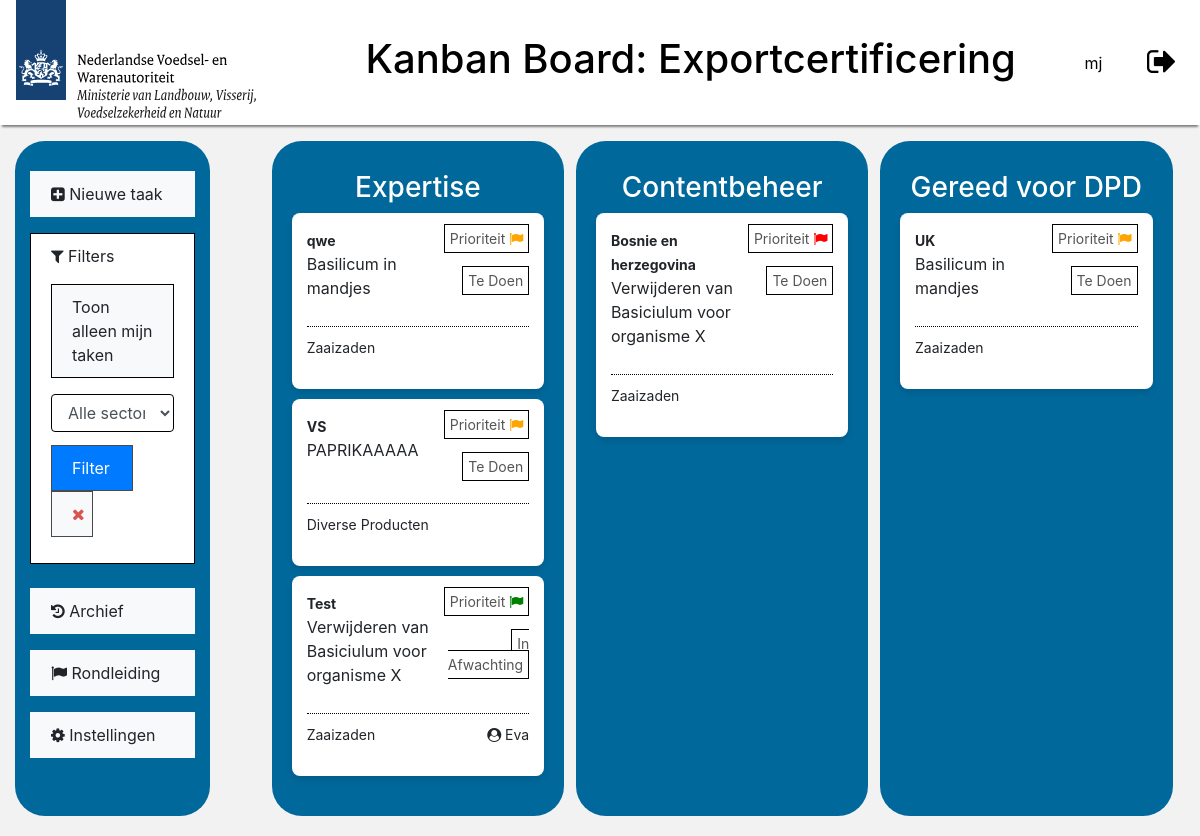
The app's page / (signed in) with its own data.
### tasks/models.py (models this page shows, shortened)
class Task(models.Model):
    description = models.CharField(
        max_length=255,
        blank=False,
        null=False,
    )
    country = models.CharField(max_length=100, default="")
    sector = models.CharField(
        max_length=40,
        choices=SectorChoices.choices,
        default=SectorChoices.ZAAIZADEN
    )
    status = models.CharField(
        max_length=15,
        choices=TaskStatus.choices,
        default=TaskStatus.TODO
    )
    column = models.CharField(
        max_length=20,
        choices=ColumnStatus.choices,
        default=ColumnStatus.EXPERTISE
    )
    assigned_employee = models.ForeignKey(
        User,
        on_delete=models.SET_NULL,
        null=True,
        blank=True,
        related_name='assigned_tasks'
    )
    priority = models.CharField(
        max_length=10,
        choices=PriorityChoices.choices,
        default=PriorityChoices.MEDIUM
    )
    source = models.TextField(blank=True)
    coverages = models.TextField(blank=True)
    created_at = models.DateTimeField(auto_now_add=True)
    archived = models.BooleanField(default=False)
    date_archived = models.DateTimeField(
        blank=True,
        null=True,
    )
    file = models.FileField(upload_to='task_files/', blank=True, null=True)
    notes = models.TextField(
        blank=True,
        help_text="Additional notes or details about the task."
    )

### tasks/views.py (the view)
# urls.py: path('', kanban_board, name='kanban_board')
@login_required
def kanban_board(request):
    sector_filter = request.GET.get('sector')
    my_tasks_only = request.GET.get('my_tasks', False)
    base_query = Task.objects.filter(archived=False)
    if sector_filter:
        base_query = base_query.filter(sector=sector_filter)
    if my_tasks_only == 'true':
        base_query = base_query.filter(assigned_employee=request.user)
    priority_order = Case(
        When(priority=PriorityChoices.HIGH, then=Value(1)),
        When(priority=PriorityChoices.MEDIUM, then=Value(2)),
        When(priority=PriorityChoices.LOW, then=Value(3)),
        output_field=IntegerField()
    )
    ordered_tasks = base_query.annotate(priority_order=priority_order).order_by('priority_order')
    expertise_tasks = ordered_tasks.filter(column=ColumnStatus.EXPERTISE)
    contentbeheer_tasks = ordered_tasks.filter(column=ColumnStatus.CONTENTBEHEER)
    notificeren_tasks = ordered_tasks.filter(column=ColumnStatus.NOTIFICEREN)
    sector_choices = Task.objects.values_list('sector', flat=True).distinct()
    can_add_task = request.user.is_superuser or request.user.groups.filter(name="Expertise").exists()
    context = {
        'expertise_tasks': expertise_tasks,
        'contentbeheer_tasks': contentbeheer_tasks,
        'notificeren_tasks': notificeren_tasks,
        'sector_choices': sector_choices,
        'selected_sector': sector_filter,
        'my_tasks_only': my_tasks_only,
        'can_add_task': can_add_task,
    }
    return render(request, 'kanban_board.html', context)

### tasks/templates/kanban_board.html (shortened to what this page needs)
{% extends 'base.html' %}
{% block content %}
    <div class="container" style="max-width: 100%; padding-bottom: 20px; padding-left: 30px; padding-right: 30px;">
        <div class="row gx-5">
            <div class="col-lg-2 mt-3 settings-column" name="settings-column">
                    {% if can_add_task %}
                        <a href="{% url 'add_task' %}" class="btn btn-light mb-3" style="width: 100%;"><i class="fa fa-plus-square"></i> Nieuwe taak</a>
                    {% endif %}
                    <div class="filter-expansion">
                        <p><i class="fa fa-filter"></i> Filters</p>
                        <form method="get" class="mb-3">
                            <button type="submit" class="btn btn-light w-100" style="border: 1px black solid;">Toon alleen mijn taken</button>
                        </form>
                        <form method="get" class="form-inline mb-3">
                            <select name="sector" id="sector" class="form-control mb-2" style="border: 1px black solid; width: 100%;">
                                <option value="">Alle sectoren</option>
                            </select>
                            <div class="row" style="width: 100%; margin-left: 0px; margin-top: 5px;">
                                <button type="submit" class="col-8 btn btn-primary" style="border: solid 1px #4a4a4a;">Filter</button>
                                <a href="{% url 'kanban_board' %}" class="btn btn-light col-4" style="border: 1px #4a4a4a solid;">
                                    <i class="fa fa-times" style="color: #D9534F;"></i>
                                </a>
                            </div>
                        </form>
                    </div>
                    <br>
                    <a href="{% url 'archive' %}" class="btn btn-light mb-3" style="width: 100%;"><i class="fa fa-history"></i> Archief</a>
                    <br>
                    <div onclick="popUp()" class="popup btn btn-light mb-3" style="width: 100%;"><i class="fa fa-flag"></i> Rondleiding
                        <span class="popuptext" id="myPopup">Coming Soon</span></div>
                    <br>
                    <a href="/admin" class="btn btn-light mb-3" style="width: 100%;"><i class="fa fa-gear"></i> Instellingen</a>
                    <br>
            </div>
            <div class="col-lg-3 mt-3 task-column" name="expertise-column">
                <h3 style="text-align: center; color: white;">Expertise</h3>
                <div class="list-group">
                    {% for task in expertise_tasks %}
                    <a href="{% url 'view_task' task.id %}" class="task" id="{{ task.id }}">
                        <div class="task-header">
                            <p style="align-self: start;">
                                <span class="task-country">{{ task.country }}</span><br>
                                {{ task.description }}
                            </p>
                            <p class="task-priority-status">
                                <span class="task-priority-status-blocks prio">Prioriteit <i class="fa fa-flag task-priority-{{task.priority}}"></i></span><br><br>
                                <span class="task-priority-status-blocks">{{ task.status }}</span>
                            </p>
                        </div>
                        <hr class="task-separator">
                        <div class="task-details">
                            <p>{{ task.sector }}</p>
                            <p class="task-assigned">
                                {% if task.assigned_employee %}
                                <i class="fa fa-user-circle"></i> {{ task.assigned_employee }}
                                {% endif %}
                            </p>
                        </div>
                    </a>
                    {% empty %}
                        <li class="list-group-item">Geen taken</li>
                    {% endfor %}
                </div>
            </div>
            <div class="col-lg-3 mt-3 task-column" name="contentbeheer-column">
                <h3 style="text-align: center; color: white;">Contentbeheer</h3>
                <div class="list-group">
                    {% for task in contentbeheer_tasks %}
                    <a href="{% url 'view_task' task.id %}" class="task" id="{{ task.id }}">
                        <div class="task-header">
                            <p style="align-self: start;">
                                <span class="task-country">{{ task.country }}</span><br>
                                {{ task.description }}
                            </p>
                            <p class="task-priority-status">
                                <span class="task-priority-status-blocks prio">Prioriteit <i class="fa fa-flag task-priority-{{task.priority}}"></i></span><br><br>
                                <span class="task-priority-status-blocks">{{ task.status }}</span>
                            </p>
                        </div>
                        <hr class="task-separator">
                        <div class="task-details">
                            <p>{{ task.sector }}</p>
                        </div>
                    </a>
                    {% empty %}
                        <li class="list-group-item">Geen taken</li>
                    {% endfor %}
                </div>
            </div>
            <div class="col-lg-3 mt-3 task-column" name="notificeren-column">
                <h3 style="text-align: center; color: white;">Gereed voor DPD</h3>
                <div class="list-group">
                    {% for task in notificeren_tasks %}
                    <a href="{% url 'view_task' task.id %}" class="task" id="{{ task.id }}">
                        <div class="task-header">
                            <p style="align-self: start;">
                                <span class="task-country">{{ task.country }}</span><br>
                                {{ task.description }}
                            </p>
                            <p class="task-priority-status">
                                <span class="task-priority-status-blocks prio">Prioriteit <i class="fa fa-flag task-priority-{{task.priority}}"></i></span><br><br>
                                <span class="task-priority-status-blocks">{{ task.status }}</span>
                            </p>
                        </div>
                        <hr class="task-separator">
                        <div class="task-details">
                            <p>{{ task.sector }}</p>
                        </div>
                    </a>
                    {% empty %}
                        <li class="list-group-item">Geen taken</li>
                    {% endfor %}
                </div>
            </div>
        </div>
    </div>
{% endblock %}

### tasks/templates/base.html (shortened to what this page needs)
{% load static %}
<!DOCTYPE html>
<html lang="nl">
<head>
    <link rel="stylesheet" href="{% static 'main.css' %}">
    <link href="https://stackpath.bootstrapcdn.com/bootstrap/4.5.2/css/bootstrap.min.css" rel="stylesheet">
    <link rel="stylesheet" href="https://cdnjs.cloudflare.com/ajax/libs/font-awesome/4.7.0/css/font-awesome.min.css">
</head>
<body style="background-color: #f2f2f2;">
    <header class="header" style="padding-top: 0px; padding-bottom: 0px;">
        {% if not user.is_authenticated %}
        <img src="{% static 'nvwa_logo.svg'%}" alt="NVWA logo">
        <h1 style="text-align: center; width: 100%; margin-right: 235px;">Kanban Board: Exportcertificering</h1>
        {% else %}
        <img src="{% static 'nvwa_logo.svg'%}" alt="NVWA logo">
        <h1 style="text-align: center;">Kanban Board: Exportcertificering</h1>
        <div class="user-info row justify-content-end" style="margin-right: 20px;">
            <div class="col-4">
                    <bold>{{ user.username }}</bold>
            </div>
            <a href="{% url 'logout' %}" class="logout-icon col-3" title="Logout"><i class="fa fa-sign-out fa-2x"></i></a>
            {% endif %}
        </div>
    </header>
    {% block content %}
    {% endblock %}
</body>
</html>

### static/main.css (style rules this page uses)
.header { display: flex; justify-content: space-between; align-items: center; padding: 16px; background-color: white; color: black; box-shadow: 0 4px 2px -2px gray; }
.user-info { display: flex; align-items: center; gap: 8px; }
.logout-icon { margin-left: 12px; text-decoration: none; color: #000; }
.settings-column { background-color: #01689b; border-radius: 30px; padding-top: 30px; padding-bottom: 30px; margin-right: 50px; }
.task-column { background-color: #01689b; border-radius: 30px; padding-top: 30px; padding-bottom: 30px; margin-left: 1%; }
.filter-expansion { background-color: white; border: 1px black solid; padding: 20px; padding-top: 10px; padding-bottom: 10px; }
.btn { border-radius: 0px !important; text-align: start !important; padding: 20px !important; padding-top: 10px !important; padding-bottom: 10px !important; }
.popup { position: relative; display: inline-block; cursor: pointer; }
.task { display: block; background-color: #ffffff; border-radius: 8px; padding: 15px; margin-left: 5px; margin-right: 5px; margin-bottom: 10px; box-shadow: 0px 4px 6px rgba(0, 0, 0, 0.1); transition: transform 0.3s ease, box-shadow 0.3s ease; text-decoration: none; color: inherit; }
.task-header { display: flex; justify-content: space-between; align-items: center; margin-bottom: 10px; }
.task-country { font-weight: bold; font-size: 14px; }
.task-priority-status { text-align: right; font-size: 14px; color: #555; min-width: 100px; align-self: start; }
.task-priority-Hoog { color: red; }
.task-priority-Gemiddeld { color: orange; }
.task-priority-Laag { color: green; }
.task-priority-status-blocks { padding: 5px; border: 1px solid black; background-color: white; }
.task-separator { border: none; border-top: 1px dotted #000 !important; margin: 10px 0; }
.task-details { display: flex; justify-content: space-between; font-size: 14px; }
.task-assigned { text-align: right; }

### records on screen
Task: country "qwe", description "Basilicum in mandjes", status "Te Doen", sector "Zaaizaden"
Task: country "VS", description "PAPRIKAAAAA", status "Te Doen", sector "Diverse Producten"
Task: country "Test", description "Verwijderen van Basiciulum voor organisme X", status "In Afwachting", sector "Zaaizaden", assigned_employee "Eva"
Task: country "Bosnie en herzegovina", description "Verwijderen van Basiciulum voor organisme X", status "Te Doen", sector "Zaaizaden"
Task: country "UK", description "Basilicum in mandjes", status "Te Doen", sector "Zaaizaden"

### other values on screen
{{ user.username }} "mj"
